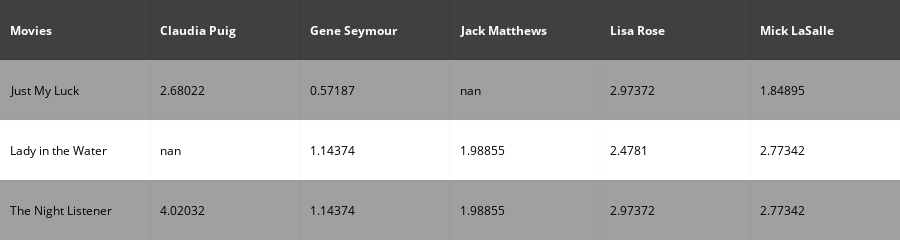

The code cell stored with this chart in its notebook:
### Code cell
df_rr.insert(0,'Movies',df_rr.index)
fig=ff.create_table(df_rr.round(5),colorscale='Greys')
df_rr.drop(columns=['Movies'],inplace=True)
iplot(fig)

### Figure 1 — Plotly figure (JSON) as saved in the notebook; plotly's stock layout.template omitted (floating-point values rounded to 4 significant figures)
{"data": [{"colorscale": "Greys", "hoverinfo": "none", "opacity": 0.75, "showscale": false, "type": "heatmap", "uid": "60d7e2fd-e013-4710-9775-a70bc6ebf883", "z": [[0, 0, 0, 0, 0, 0], [0.5, 0.5, 0.5, 0.5, 0.5, 0.5], [1, 1, 1, 1, 1, 1], [0.5, 0.5, 0.5, 0.5, 0.5, 0.5]]}], "layout": {"annotations": [{"align": "left", "font": {"color": "#ffffff"}, "showarrow": false, "text": "<b>Movies</b>", "x": -0.45, "xanchor": "left", "xref": "x", "y": 0, "yref": "y"}, {"align": "left", "font": {"color": "#ffffff"}, "showarrow": false, "text": "<b>Claudia Puig</b>", "x": 0.55, "xanchor": "left", "xref": "x", "y": 0, "yref": "y"}, {"align": "left", "font": {"color": "#ffffff"}, "showarrow": false, "text": "<b>Gene Seymour</b>", "x": 1.55, "xanchor": "left", "xref": "x", "y": 0, "yref": "y"}, {"align": "left", "font": {"color": "#ffffff"}, "showarrow": false, "text": "<b>Jack Matthews</b>", "x": 2.55, "xanchor": "left", "xref": "x", "y": 0, "yref": "y"}, {"align": "left", "font": {"color": "#ffffff"}, "showarrow": false, "text": "<b>Lisa Rose</b>", "x": 3.55, "xanchor": "left", "xref": "x", "y": 0, "yref": "y"}, {"align": "left", "font": {"color": "#ffffff"}, "showarrow": false, "text": "<b>Mick LaSalle</b>", "x": 4.55, "xanchor": "left", "xref": "x", "y": 0, "yref": "y"}, {"align": "left", "font": {"color": "#000000"}, "showarrow": false, "text": "Just My Luck", "x": -0.45, "xanchor": "left", "xref": "x", "y": 1, "yref": "y"}, {"align": "left", "font": {"color": "#000000"}, "showarrow": false, "text": "2.68022", "x": 0.55, "xanchor": "left", "xref": "x", "y": 1, "yref": "y"}, {"align": "left", "font": {"color": "#000000"}, "showarrow": false, "text": "0.57187", "x": 1.55, "xanchor": "left", "xref": "x", "y": 1, "yref": "y"}, {"align": "left", "font": {"color": "#000000"}, "showarrow": false, "text": "nan", "x": 2.55, "xanchor": "left", "xref": "x", "y": 1, "yref": "y"}, {"align": "left", "font": {"color": "#000000"}, "showarrow": false, "text": "2.97372", "x": 3.55, "xanchor": "left", "xref": "x", "y": 1, "yref": "y"}, {"align": "left", "font": {"color": "#000000"}, "showarrow": false, "text": "1.84895", "x": 4.55, "xanchor": "left", "xref": "x", "y": 1, "yref": "y"}, {"align": "left", "font": {"color": "#000000"}, "showarrow": false, "text": "Lady in the Water", "x": -0.45, "xanchor": "left", "xref": "x", "y": 2, "yref": "y"}, {"align": "left", "font": {"color": "#000000"}, "showarrow": false, "text": "nan", "x": 0.55, "xanchor": "left", "xref": "x", "y": 2, "yref": "y"}, {"align": "left", "font": {"color": "#000000"}, "showarrow": false, "text": "1.14374", "x": 1.55, "xanchor": "left", "xref": "x", "y": 2, "yref": "y"}, {"align": "left", "font": {"color": "#000000"}, "showarrow": false, "text": "1.98855", "x": 2.55, "xanchor": "left", "xref": "x", "y": 2, "yref": "y"}, {"align": "left", "font": {"color": "#000000"}, "showarrow": false, "text": "2.4781", "x": 3.55, "xanchor": "left", "xref": "x", "y": 2, "yref": "y"}, {"align": "left", "font": {"color": "#000000"}, "showarrow": false, "text": "2.77342", "x": 4.55, "xanchor": "left", "xref": "x", "y": 2, "yref": "y"}, {"align": "left", "font": {"color": "#000000"}, "showarrow": false, "text": "The Night Listener", "x": -0.45, "xanchor": "left", "xref": "x", "y": 3, "yref": "y"}, {"align": "left", "font": {"color": "#000000"}, "showarrow": false, "text": "4.02032", "x": 0.55, "xanchor": "left", "xref": "x", "y": 3, "yref": "y"}, {"align": "left", "font": {"color": "#000000"}, "showarrow": false, "text": "1.14374", "x": 1.55, "xanchor": "left", "xref": "x", "y": 3, "yref": "y"}, {"align": "left", "font": {"color": "#000000"}, "showarrow": false, "text": "1.98855", "x": 2.55, "xanchor": "left", "xref": "x", "y": 3, "yref": "y"}, {"align": "left", "font": {"color": "#000000"}, "showarrow": false, "text": "2.97372", "x": 3.55, "xanchor": "left", "xref": "x", "y": 3, "yref": "y"}, {"align": "left", "font": {"color": "#000000"}, "showarrow": false, "text": "2.77342", "x": 4.55, "xanchor": "left", "xref": "x", "y": 3, "yref": "y"}], "height": 170, "margin": {"b": 0, "l": 0, "r": 0, "t": 0}, "xaxis": {"dtick": 1, "gridwidth": 2, "showticklabels": false, "tick0": -0.5, "ticks": "", "zeroline": false}, "yaxis": {"autorange": "reversed", "dtick": 1, "gridwidth": 2, "showticklabels": false, "tick0": 0.5, "ticks": "", "zeroline": false}}}
